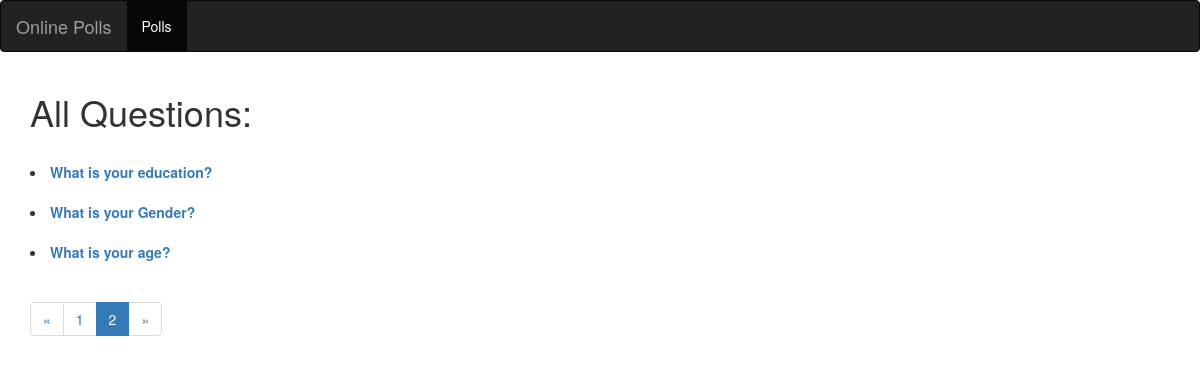
/polls/?page=2, run on the app's committed database.
### polls/models.py (models this page shows, shortened)
@python_2_unicode_compatible  #for python 2 support
class Question(models.Model):
	question_text = models.CharField(max_length=200)
	pub_date = models.DateTimeField('Date Published')
	category = models.CharField(max_length=50,null=True)

### polls/views.py (the view)
class IndexView(generic.ListView):
	template_name='polls/index.html'
	context_object_name= 'latest_question_list'
	paginate_by = 5
	def get_queryset(self):
		return Question.objects.filter(pub_date__lte=timezone.now()).order_by('-pub_date')

### polls/templates/polls/index.html (shortened to what this page needs)
<!DOCTYPE html>
<html lang="en">
<head>
    <link rel="stylesheet" href="http://maxcdn.bootstrapcdn.com/bootstrap/3.3.4/css/bootstrap.min.css">
</head>
<body>
    <nav class="navbar navbar-inverse">
        <div class="container-fluid">
            <div class="navbar-header">
                <a href="" class="navbar-brand">Online Polls</a>
            </div>
            <div>
                <ul class="nav navbar-nav">
                    <li class="active"><a href="">Polls</a></li>
                </ul>
            </div>
        </div>
    </nav>
    <div class="container">
{% if latest_question_list %}
        <h1>All Questions: </h1><br/>
        <div class="row" >
		{% for question in latest_question_list %}
            <div class="col-md-12 solid" style="background-color: #FFFFFF margin-top:20px" >
            <li>
            <strong>
            <a href="{% url 'polls:detail' question.id %}">{{ question.question_text }}</a>
            </strong>
            </li><br/>
            </div>
        	{% endfor %}
    </div>
{% else %}
<p>NO polls are available.</p>
{% endif %}
{% if is_paginated %}
  <ul class="pagination">
    {% if page_obj.has_previous %}
      <li><a href="?page={{ page_obj.previous_page_number }}">&laquo;</a></li>
    {% else %}
      <li class="disabled"><span>&laquo;</span></li>
    {% endif %}
    {% for i in paginator.page_range %}
      {% if page_obj.number == i %}
        <li class="active"><span>{{ i }} <span class="sr-only">(current)</span></span></li>
      {% else %}
        <li><a href="?page={{ i }}">{{ i }}</a></li>
      {% endif %}
    {% endfor %}
    {% if page_obj.has_next %}
      <li><a href="?page={{ page_obj.next_page_number }}">&raquo;</a></li>
    {% else %}
      <li class="disabled"><span>&raquo;</span></li>
    {% endif %}
  </ul>
{% endif %}
</body>
</html>

### data on the page
Question: question_text "What is your education?"
Question: question_text "What is your Gender?"
Question: question_text "What is your age?"

### other printed values
{{ i }} "1"
{{ i }} "2"
